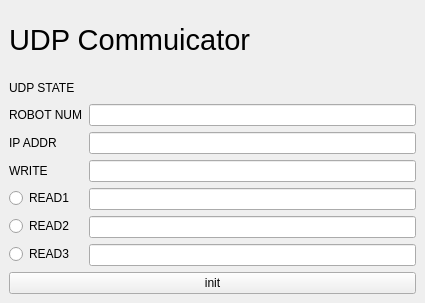
<?xml version="1.0" encoding="UTF-8"?>
<ui version="4.0">
 <class>MainWindowDesign</class>
 <widget class="QMainWindow" name="MainWindowDesign">
  <property name="geometry">
   <rect>
    <x>0</x>
    <y>0</y>
    <width>425</width>
    <height>303</height>
   </rect>
  </property>
  <property name="windowTitle">
   <string>ROBOCUP COMMUICATOR23 ver2.11.2</string>
  </property>
  <property name="windowIcon">
   <iconset>
    <normaloff>:/images/udp.png</normaloff>:/images/udp.png</iconset>
  </property>
  <property name="locale">
   <locale language="English" country="Australia"/>
  </property>
  <widget class="QWidget" name="centralwidget">
   <layout class="QGridLayout" name="gridLayout">
    <item row="0" column="0">
     <layout class="QVBoxLayout" name="verticalLayout_2">
      <item>
       <widget class="QLabel" name="title">
        <property name="text">
         <string>&lt;html&gt;&lt;head/&gt;&lt;body&gt;&lt;p&gt;&lt;span style=&quot; font-size:22pt;&quot;&gt;UDP Commuicator&lt;/span&gt;&lt;/p&gt;&lt;/body&gt;&lt;/html&gt;</string>
        </property>
       </widget>
      </item>
      <item>
       <layout class="QVBoxLayout" name="verticalLayout">
        <item>
         <layout class="QHBoxLayout" name="horizontalLayout">
          <item>
           <widget class="QLabel" name="label">
            <property name="text">
             <string>UDP STATE</string>
            </property>
           </widget>
          </item>
          <item>
           <spacer name="horizontalSpacer">
            <property name="orientation">
             <enum>Qt::Horizontal</enum>
            </property>
            <property name="sizeHint" stdset="0">
             <size>
              <width>40</width>
              <height>20</height>
             </size>
            </property>
           </spacer>
          </item>
         </layout>
        </item>
        <item>
         <layout class="QFormLayout" name="formLayout">
          <item row="0" column="0">
           <widget class="QLabel" name="PORT_Lable_5">
            <property name="text">
             <string>ROBOT NUM</string>
            </property>
           </widget>
          </item>
          <item row="0" column="1">
           <widget class="QLineEdit" name="NUM_Line"/>
          </item>
          <item row="1" column="0">
           <widget class="QLabel" name="IP_Label">
            <property name="text">
             <string>IP ADDR</string>
            </property>
           </widget>
          </item>
          <item row="1" column="1">
           <widget class="QLineEdit" name="IP_Line"/>
          </item>
          <item row="2" column="0">
           <widget class="QLabel" name="PORT_Lable_2">
            <property name="text">
             <string>WRITE</string>
            </property>
           </widget>
          </item>
          <item row="2" column="1">
           <widget class="QLineEdit" name="PORT_Line"/>
          </item>
          <item row="3" column="1">
           <widget class="QLineEdit" name="PORT_Line_2"/>
          </item>
          <item row="4" column="1">
           <widget class="QLineEdit" name="PORT_Line_3">
            <property name="text">
             <string/>
            </property>
           </widget>
          </item>
          <item row="5" column="1">
           <widget class="QLineEdit" name="PORT_Line_4">
            <property name="text">
             <string/>
            </property>
           </widget>
          </item>
          <item row="3" column="0">
           <layout class="QVBoxLayout" name="verticalLayout_3">
            <item>
             <widget class="QRadioButton" name="radioButton_read1">
              <property name="enabled">
               <bool>true</bool>
              </property>
              <property name="text">
               <string>READ1</string>
              </property>
              <property name="iconSize">
               <size>
                <width>16</width>
                <height>16</height>
               </size>
              </property>
              <property name="checked">
               <bool>false</bool>
              </property>
              <property name="autoRepeat">
               <bool>false</bool>
              </property>
              <property name="autoExclusive">
               <bool>false</bool>
              </property>
             </widget>
            </item>
           </layout>
          </item>
          <item row="4" column="0">
           <layout class="QVBoxLayout" name="verticalLayout_4">
            <item>
             <widget class="QRadioButton" name="radioButton_read2">
              <property name="text">
               <string>READ2</string>
              </property>
              <property name="checked">
               <bool>false</bool>
              </property>
              <property name="autoRepeat">
               <bool>false</bool>
              </property>
              <property name="autoExclusive">
               <bool>false</bool>
              </property>
             </widget>
            </item>
           </layout>
          </item>
          <item row="5" column="0">
           <layout class="QVBoxLayout" name="verticalLayout_5">
            <item>
             <widget class="QRadioButton" name="radioButton_read3">
              <property name="text">
               <string>READ3</string>
              </property>
              <property name="autoRepeat">
               <bool>false</bool>
              </property>
              <property name="autoExclusive">
               <bool>false</bool>
              </property>
             </widget>
            </item>
           </layout>
          </item>
         </layout>
        </item>
       </layout>
      </item>
      <item>
       <widget class="QPushButton" name="pushButton">
        <property name="text">
         <string>init</string>
        </property>
       </widget>
      </item>
     </layout>
    </item>
   </layout>
  </widget>
  <action name="action_Quit">
   <property name="text">
    <string>&amp;Quit</string>
   </property>
   <property name="shortcut">
    <string>Ctrl+Q</string>
   </property>
   <property name="shortcutContext">
    <enum>Qt::ApplicationShortcut</enum>
   </property>
  </action>
  <action name="action_Preferences">
   <property name="text">
    <string>&amp;Preferences</string>
   </property>
  </action>
  <action name="actionAbout">
   <property name="text">
    <string>&amp;About</string>
   </property>
  </action>
  <action name="actionAbout_Qt">
   <property name="text">
    <string>About &amp;Qt</string>
   </property>
  </action>
 </widget>
 <resources/>
 <connections>
  <connection>
   <sender>action_Quit</sender>
   <signal>triggered()</signal>
   <receiver>MainWindowDesign</receiver>
   <slot>close()</slot>
   <hints>
    <hint type="sourcelabel">
     <x>-1</x>
     <y>-1</y>
    </hint>
    <hint type="destinationlabel">
     <x>399</x>
     <y>299</y>
    </hint>
   </hints>
  </connection>
 </connections>
</ui>
